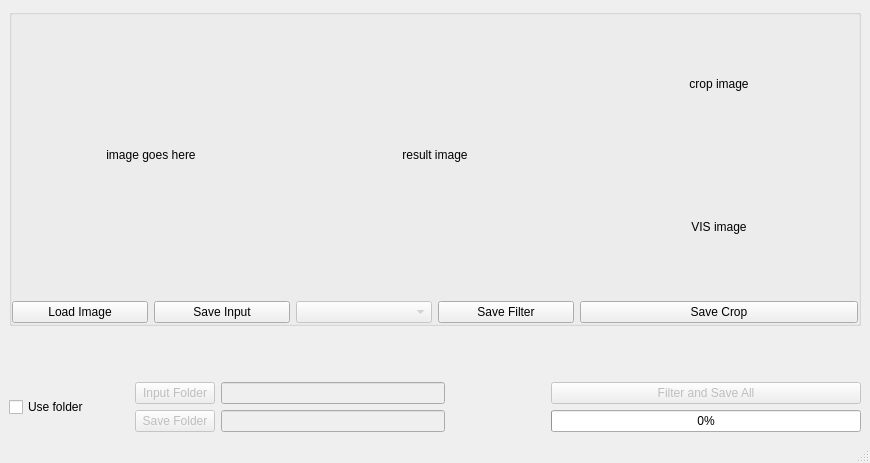
<?xml version="1.0" encoding="UTF-8"?>
<ui version="4.0">
 <class>MainWindow</class>
 <widget class="QMainWindow" name="MainWindow">
  <property name="geometry">
   <rect>
    <x>0</x>
    <y>0</y>
    <width>870</width>
    <height>463</height>
   </rect>
  </property>
  <property name="windowTitle">
   <string>MainWindow</string>
  </property>
  <widget class="QWidget" name="centralwidget">
   <layout class="QVBoxLayout" name="verticalLayout_4" stretch="1,0,0">
    <item>
     <widget class="QGroupBox" name="gBox_OneImageTest">
      <property name="enabled">
       <bool>true</bool>
      </property>
      <property name="contextMenuPolicy">
       <enum>Qt::PreventContextMenu</enum>
      </property>
      <property name="title">
       <string/>
      </property>
      <layout class="QHBoxLayout" name="horizontalLayout_2">
       <property name="leftMargin">
        <number>0</number>
       </property>
       <property name="topMargin">
        <number>0</number>
       </property>
       <property name="rightMargin">
        <number>0</number>
       </property>
       <property name="bottomMargin">
        <number>0</number>
       </property>
       <item>
        <layout class="QVBoxLayout" name="verticalLayout">
         <item>
          <widget class="QLabel" name="lbl_image">
           <property name="text">
            <string>image goes here</string>
           </property>
           <property name="alignment">
            <set>Qt::AlignCenter</set>
           </property>
          </widget>
         </item>
         <item>
          <layout class="QHBoxLayout" name="horizontalLayout">
           <property name="sizeConstraint">
            <enum>QLayout::SetDefaultConstraint</enum>
           </property>
           <item>
            <widget class="QPushButton" name="btn_loadImage">
             <property name="text">
              <string>Load Image</string>
             </property>
            </widget>
           </item>
           <item>
            <widget class="QPushButton" name="btn_SaveInputImg">
             <property name="text">
              <string>Save Input</string>
             </property>
            </widget>
           </item>
          </layout>
         </item>
        </layout>
       </item>
       <item>
        <layout class="QVBoxLayout" name="verticalLayout_2">
         <item>
          <widget class="QLabel" name="lbl_resultImg">
           <property name="text">
            <string>result image</string>
           </property>
           <property name="alignment">
            <set>Qt::AlignCenter</set>
           </property>
          </widget>
         </item>
         <item>
          <layout class="QHBoxLayout" name="horizontalLayout_4">
           <item>
            <widget class="QComboBox" name="cbox_algorithm">
             <property name="enabled">
              <bool>false</bool>
             </property>
            </widget>
           </item>
           <item>
            <widget class="QPushButton" name="btn_SaveFilter">
             <property name="text">
              <string>Save Filter</string>
             </property>
            </widget>
           </item>
          </layout>
         </item>
        </layout>
       </item>
       <item>
        <layout class="QVBoxLayout" name="verticalLayout_3">
         <property name="sizeConstraint">
          <enum>QLayout::SetDefaultConstraint</enum>
         </property>
         <item>
          <widget class="QLabel" name="lbl_pipesImg">
           <property name="contextMenuPolicy">
            <enum>Qt::PreventContextMenu</enum>
           </property>
           <property name="text">
            <string>crop image</string>
           </property>
           <property name="alignment">
            <set>Qt::AlignCenter</set>
           </property>
          </widget>
         </item>
         <item>
          <widget class="QLabel" name="lbl_VIS_img">
           <property name="text">
            <string>VIS image</string>
           </property>
           <property name="alignment">
            <set>Qt::AlignCenter</set>
           </property>
          </widget>
         </item>
         <item>
          <widget class="QPushButton" name="btn_SaveCrop">
           <property name="text">
            <string>Save Crop</string>
           </property>
          </widget>
         </item>
        </layout>
       </item>
      </layout>
     </widget>
    </item>
    <item>
     <spacer name="verticalSpacer">
      <property name="orientation">
       <enum>Qt::Vertical</enum>
      </property>
      <property name="sizeType">
       <enum>QSizePolicy::Maximum</enum>
      </property>
      <property name="sizeHint" stdset="0">
       <size>
        <width>20</width>
        <height>50</height>
       </size>
      </property>
     </spacer>
    </item>
    <item>
     <layout class="QHBoxLayout" name="horizontalLayout_3" stretch="0,0,0,0,0">
      <property name="sizeConstraint">
       <enum>QLayout::SetMaximumSize</enum>
      </property>
      <property name="topMargin">
       <number>0</number>
      </property>
      <item>
       <widget class="QCheckBox" name="checkBox_UseFolder">
        <property name="text">
         <string>Use folder</string>
        </property>
       </widget>
      </item>
      <item>
       <spacer name="horizontalSpacer_2">
        <property name="orientation">
         <enum>Qt::Horizontal</enum>
        </property>
        <property name="sizeType">
         <enum>QSizePolicy::Minimum</enum>
        </property>
        <property name="sizeHint" stdset="0">
         <size>
          <width>40</width>
          <height>20</height>
         </size>
        </property>
       </spacer>
      </item>
      <item>
       <layout class="QFormLayout" name="formLayout_2">
        <item row="3" column="0">
         <widget class="QPushButton" name="btn_loadInputPath">
          <property name="enabled">
           <bool>false</bool>
          </property>
          <property name="text">
           <string>Input Folder</string>
          </property>
         </widget>
        </item>
        <item row="3" column="1">
         <widget class="QLineEdit" name="lEdit_FilesLoadPath">
          <property name="enabled">
           <bool>false</bool>
          </property>
         </widget>
        </item>
        <item row="4" column="0">
         <widget class="QPushButton" name="btn_LoadSaveFolder">
          <property name="enabled">
           <bool>false</bool>
          </property>
          <property name="text">
           <string>Save Folder</string>
          </property>
         </widget>
        </item>
        <item row="4" column="1">
         <widget class="QLineEdit" name="lEdit_FilesSavePath">
          <property name="enabled">
           <bool>false</bool>
          </property>
         </widget>
        </item>
       </layout>
      </item>
      <item>
       <spacer name="horizontalSpacer">
        <property name="orientation">
         <enum>Qt::Horizontal</enum>
        </property>
        <property name="sizeType">
         <enum>QSizePolicy::Maximum</enum>
        </property>
        <property name="sizeHint" stdset="0">
         <size>
          <width>100</width>
          <height>20</height>
         </size>
        </property>
       </spacer>
      </item>
      <item>
       <layout class="QVBoxLayout" name="verticalLayout_5">
        <item>
         <widget class="QPushButton" name="btn_FilterSaveAll">
          <property name="enabled">
           <bool>false</bool>
          </property>
          <property name="text">
           <string>Filter and Save All</string>
          </property>
         </widget>
        </item>
        <item>
         <widget class="QProgressBar" name="progressBar">
          <property name="value">
           <number>0</number>
          </property>
         </widget>
        </item>
       </layout>
      </item>
     </layout>
    </item>
   </layout>
  </widget>
  <widget class="QMenuBar" name="menubar">
   <property name="geometry">
    <rect>
     <x>0</x>
     <y>0</y>
     <width>870</width>
     <height>22</height>
    </rect>
   </property>
  </widget>
  <widget class="QStatusBar" name="statusbar"/>
 </widget>
 <resources/>
 <connections/>
</ui>
